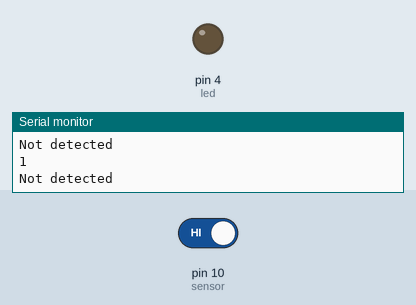
A sketch run on a simulated Arduino Uno, built with avr-gcc and run on an emulated ATmega328P. Shown: output pins drawn as LEDs (lit = HIGH), the last lines printed to the serial monitor. The test bench sets the inputs (shaded band); at power-on: pin 10 (sensor) HIGH.

Above: at 1.2 s.
1.3 s: pin 10 (sensor) driven LOW
At 1.7 s:
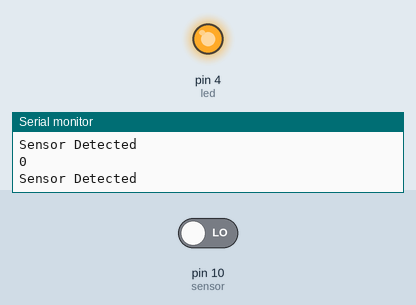
2.8 s: pin 10 (sensor) driven HIGH
At 3.8 s:
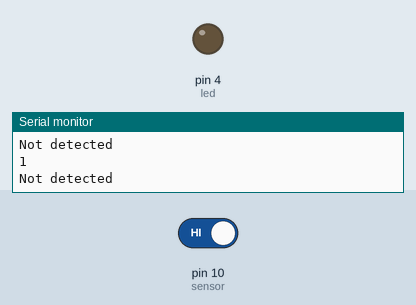
Timing chart, 0 to 5.8 s (numbered marks = the images above; inputs shaded):
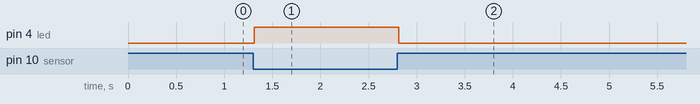

The sketch:

ir_sensor_project.ino
```cpp
int sensor = 10;
int led = 4;
int IRsensor;

void setup() {
  pinMode(sensor, INPUT);
  pinMode(led, OUTPUT);
  Serial.begin(9600);
}

void loop()
 {
  sensor = digitalRead(10);
  Serial.println(sensor);
  //delay(100);

  if (sensor == 0)
   {
    digitalWrite(led, HIGH);
    Serial.println("Sensor Detected");
    //delay(500);
  }
  else
   {
    digitalWrite(led, LOW);
    Serial.println("Not detected");
    //delay(500);
  }
}
```

Measured:
- after the input at 1.3 s, pin 4 (led): LOW → HIGH at once
- after the input at 2.8 s, pin 4 (led): HIGH → LOW at once
